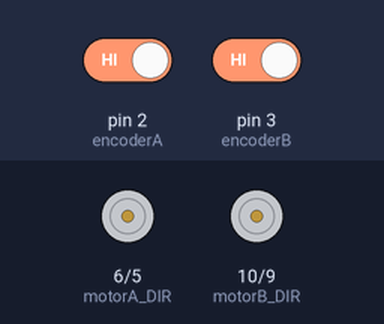
This sketch was run on a simulated Arduino Uno, built with avr-gcc and run on an emulated ATmega328P. On the bench: direction and speed pins drawn as motors (green arrow = direction pin HIGH = forward, orange = LOW = backward, longer = more drive). The test bench sets the inputs (shaded band); at power-on: pin 2 (encoderA) HIGH, pin 3 (encoderB) HIGH. What the sketch prints to the serial monitor is not drawn.

Above: at 0.05 s.
At 0.4 s:
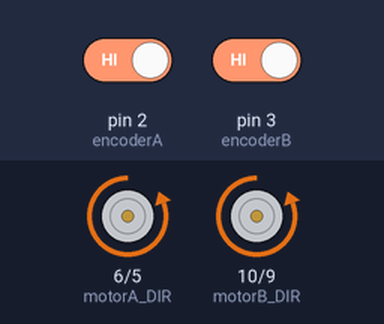
Timing chart, 0 to 1.9 s (numbered marks = the images above):
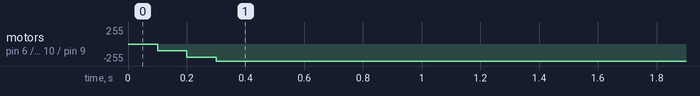

Measured:
- by itself, motor on pin 6 (motorA_DIR) / pin 5 (motorA_PWM), motor on pin 10 (motorB_DIR) / pin 9 (motorB_PWM): stopped → backward 100/255 at 0.10 s, → backward 200/255 0.10 s later, → backward 255/255 0.10 s later

The sketch:

movement.ino
```cpp
// Motor Pins
int motorA_PWM = 5; // Motor A control pin (PWM for speed)
int motorA_DIR = 6; // Motor A control pin (Direction)

int motorB_PWM = 9; // Motor B control pin (PWM for speed)
int motorB_DIR = 10; // Motor B control pin (Direction)

// Encoder Pins
int encoderA = 2; // Encoder pin for motor A
int encoderB = 3; // Encoder pin for motor B

volatile int countA = 0; // Pulse count for motor A
volatile int countB = 0; // Pulse count for motor B

// Desired speed (setpoint) - Adjust as needed
int desiredSpeedA = 50; // Target speed for motor A (in terms of encoder pulses or a unit like RPM)
int desiredSpeedB = 50; // Target speed for motor B

// Speed control variables
int currentSpeedA = 0;   // Current speed of motor A
int currentSpeedB = 0;   // Current speed of motor B
int motorAPWM = 0;       // PWM value for motor A
int motorBPWM = 0;       // PWM value for motor B

// Timer for loop execution
unsigned long previousMillis = 0;
const long interval = 100; // Speed measurement interval (milliseconds)

void setup() {
  // Configure motor pins as OUTPUT
  pinMode(motorA_PWM, OUTPUT);
  pinMode(motorA_DIR, OUTPUT);
  pinMode(motorB_PWM, OUTPUT);
  pinMode(motorB_DIR, OUTPUT);

  // Configure encoder pins as INPUT
  pinMode(encoderA, INPUT_PULLUP);
  pinMode(encoderB, INPUT_PULLUP);

  // Attach interrupts for encoders
  attachInterrupt(digitalPinToInterrupt(encoderA), countPulseA, RISING);
  attachInterrupt(digitalPinToInterrupt(encoderB), countPulseB, RISING);

  // Initialize serial monitor (optional, for debugging)
  Serial.begin(9600);
}

void loop() {
  // Update speed calculations periodically
  unsigned long currentMillis = millis();
  if (currentMillis - previousMillis >= interval) {
    previousMillis = currentMillis;

    // Calculate current speeds (pulses per interval)
    currentSpeedA = countA;
    currentSpeedB = countB;

    // Reset pulse counters
    countA = 0;
    countB = 0;

    // Adjust motor speeds using a proportional controller
    motorAPWM = calculatePWM(desiredSpeedA, currentSpeedA, motorAPWM);
    motorBPWM = calculatePWM(desiredSpeedB, currentSpeedB, motorBPWM);

    // Apply speed and direction for Motor A
    if (motorAPWM > 0) { // Forward
      digitalWrite(motorA_DIR, LOW); // Direction
      analogWrite(motorA_PWM, motorAPWM); // Speed (PWM)
    } else { // Backward
      digitalWrite(motorA_DIR, HIGH); // Reverse direction
      analogWrite(motorA_PWM, -motorAPWM); // Convert to positive PWM value
    }

    // Apply speed and direction for Motor B
    if (motorBPWM > 0) { // Forward
      digitalWrite(motorB_DIR, LOW); // Direction
      analogWrite(motorB_PWM, motorBPWM); // Speed (PWM)
    } else { // Backward
      digitalWrite(motorB_DIR, HIGH); // Reverse direction
      analogWrite(motorB_PWM, -motorBPWM); // Convert to positive PWM value
    }

    // Optional: Print speed info to Serial Monitor for debugging
    Serial.print("Motor A Current Speed: ");
    Serial.println(currentSpeedA);
    Serial.print("Motor B Current Speed: ");
    Serial.println(currentSpeedB);
  }
}

// Interrupt service routine for encoder A
void countPulseA() {
  countA++;
}

// Interrupt service routine for encoder B
void countPulseB() {
  countB++;
}

// Function to calculate the new PWM value
int calculatePWM(int desiredSpeed, int currentSpeed, int currentPWM) {
  int error = desiredSpeed - currentSpeed;       // Calculate the error
  int kP = 2;                                   // Proportional gain (adjust as needed)
  int adjustment = kP * error;                  // Proportional control
  int newPWM = currentPWM + adjustment;         // Calculate the new PWM value

  // Constrain PWM to valid range for analogWrite (0 - 255)
  newPWM = constrain(newPWM, -255, 255);

  return newPWM; // Return the adjusted PWM value
}
```
